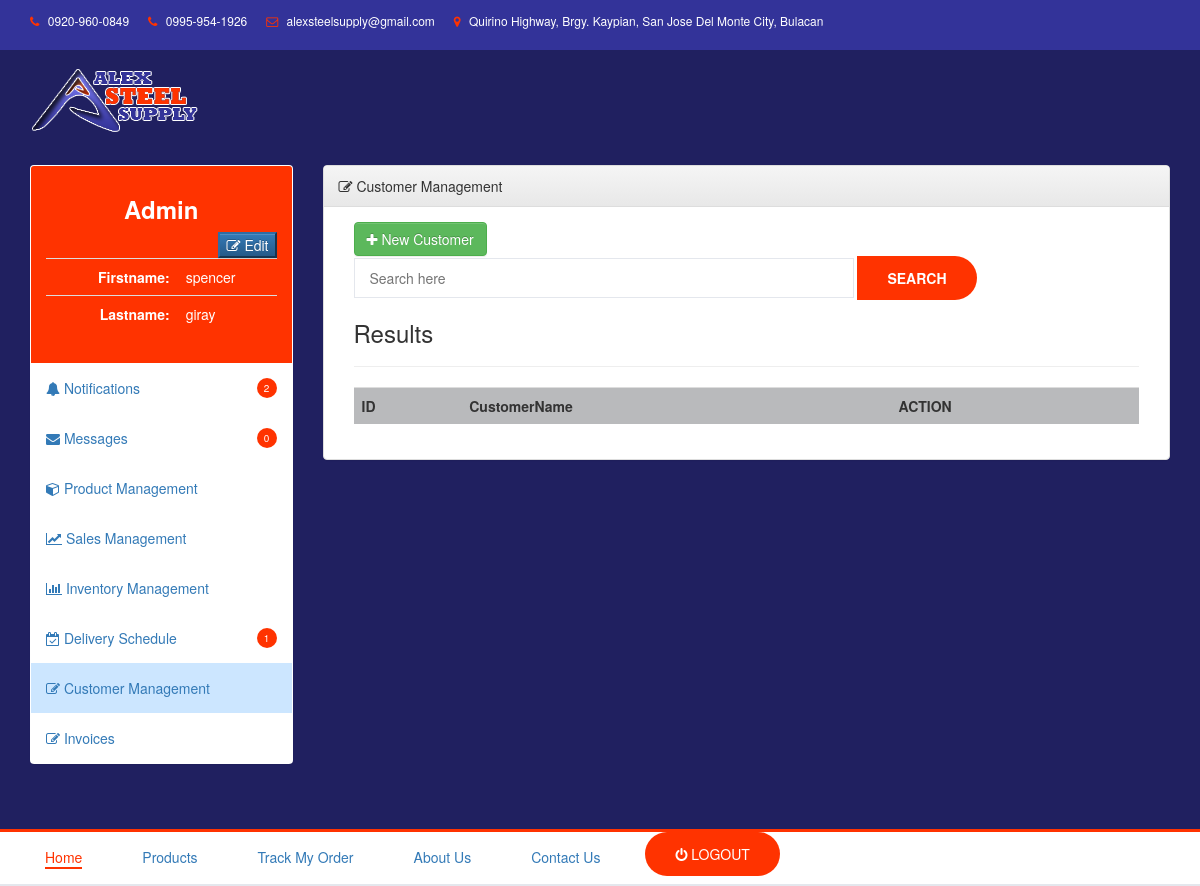
Page /admincustomer.php (signed in) on the earlier database version.
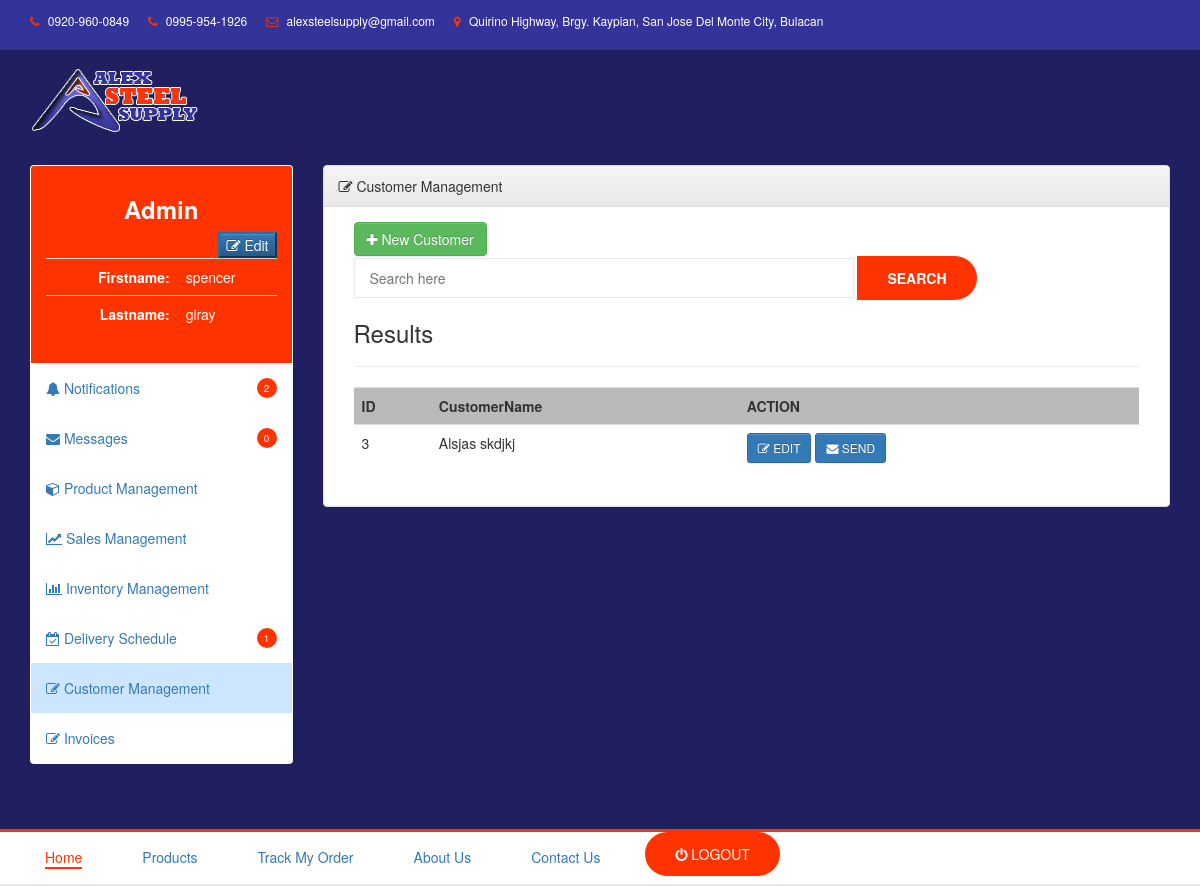
Same page on the later database version.
### tables this page shows
CREATE TABLE `myaccounttbl` (
  `accountid` int(10) NOT NULL,
  `usertype` varchar(20) NOT NULL,
  `myaccountID` varchar(50) NOT NULL,
  `firstname` varchar(100) NOT NULL,
  `lastname` varchar(100) NOT NULL,
  `company` varchar(100) NOT NULL,
  `tin` varchar(100) NOT NULL,
  `gender` varchar(5) NOT NULL,
  `image` varchar(150) NOT NULL,
  `houseno` varchar(100) NOT NULL,
  `barangay` varchar(100) NOT NULL,
  `municipal` varchar(100) NOT NULL,
  `province` varchar(100) NOT NULL,
  `zipcode` varchar(10) NOT NULL,
  `mobileno` varchar(20) NOT NULL,
  `email` varchar(100) NOT NULL,
  `username` varchar(100) NOT NULL,
  `password` varchar(100) NOT NULL
);

### admincustomer.php (the view, shortened to what the rows shown need)
<?php
include('function2.php');
     $userprofile=$_SESSION['user_name'];
     if($userprofile==true){
         $query="SELECT * FROM `myaccounttbl` WHERE username='$userprofile' ";
         $data=mysqli_query($con, $query);
         $result=mysqli_fetch_assoc($data);
     }
     @$search=$_GET['searchdata'];
     $userquery="SELECT * FROM `myaccounttbl` where `usertype`='user' ORDER BY `firstname` ";
     $userdata=mysqli_query($con, $userquery);
      $userquery2="SELECT * FROM `myaccounttbl` where lastname='$search' OR firstname='$search' OR `usertype`='user' ORDER BY `firstname` ";
       $userdata2=mysqli_query($con, $userquery2);
?>
<!DOCTYPE html>
<html lang="en">
    <head>
        <link type="text/css" rel="stylesheet" href="css/bootstrap.min.css"/>
        <link type="text/css" rel="stylesheet" href="bootstrap-3.3.7-dist/css/bootstrap.css"/>
        <link type="text/css" rel="stylesheet" href="css/slick.css"/>
        <link type="text/css" rel="stylesheet" href="css/slick-theme.css"/>
        <link type="text/css" rel="stylesheet" href="css/nouislider.min.css"/>
        <link rel="stylesheet" href="css/font-awesome.min.css">
        <link type="text/css" rel="stylesheet" href="css/style.css"/>
        <link rel="stylesheet" href="assets/bootstrap/css/bootstrap.min.css">
        <link rel="stylesheet" href="assets/fonts/font-awesome.min.css">
        <link rel="stylesheet" href="assets/css/styles.css">
        <link rel="stylesheet" href="assets/css/Pretty-Header.css">
        <link rel="stylesheet" href="assets/css/cool-link.css">
        <link rel="stylesheet" href="assets/css/slideInDown.css">
        <link rel="stylesheet" href="assets/css/slideInLeft.css">
        <link rel="stylesheet" href="assets/css/slideInRight.css">
        <link rel="stylesheet" href="assets/css/Pretty-Footer.css">
        <link rel="stylesheet" href="assets/css/Google-Style-Login.css">
        <link rel="stylesheet" href="assets/css/Google-Style-Login-1.css">
        <link rel="stylesheet" href="../../maxcdn.bootstrapcdn.com/bootstrap/3.3.6/css/bootstrap.min.css">
        <link rel="stylesheet" href="https://maxcdn.bootstrapcdn.com/bootstrap/3.4.1/css/bootstrap.min.css">
    </head>
    <body>
        <header>
            <div id="header">
                <div class="container">
                    <div class="row">
                <div class="col-md-12">
                <div class="row">
                    <div class="section">
                        <div class="container">
                            <div class="row">
                                 <div id="myaccount-section" class="col-md-3">
                                     <div class="panel">
                                           <div class="panel-heading" style="background-color: #ff3300; color: #fff;"><h3><center><b>  Admin </b> </center> </h3>
                                                        <table class="table table-responsive ">
                                                            <tr>
                                                                <th style="text-align: right;">Firstname: </th>
                                                                <td><?php echo $result['firstname']; ?></td>
                                                            </tr style="text-align: right;">
                                                            <tr>
                                                                <th style="text-align: right;">Lastname: </th>
                                                                <td><?php echo $result['lastname']; ?></td>
                                                            </tr>
                                                        </table>
                                           </div>
                                            </div>
                                        </div>
                                         <div class="col-md-9">
                                        <div class="panel panel-default">
                                            <div class="panel-body">
                                                <div class="col-md-12">
                                                    <br>
                                                    <table class="table table-responsive table-hover">
                                                       <tr style="background-color: #B9BABC ">
                                                         <th style="text-align: left;">ID</th>
                                                         <th style="text-align: left;">CustomerName</th>
                                                         <th style="text-align: left;">ACTION</th>
                                                       </tr>
                                                       <?php
                                                       if(isset($_GET['searchdata'])){
                                                        while ($userresult2=mysqli_fetch_assoc($userdata2)) {
                                                       ?>
                                                       <tr>
                                                         <td> <?php echo $userresult2['accountid'] ?> </td>
                                                         <td> <?php echo $userresult2['firstname'] ."  " .$userresult2['lastname'] ?> </td>
                                                         <td>
                                                            <a href="admincustomeredit.php?id=<?php echo $userresult2['ID'] ?>">
                                                            <button class="btn btn-primary"> <span><i class="fa fa-edit"></i></span> EDIT </button>
                                                            </a>
                                                        </td>
                                                       </tr>
                                                       <?php
                                                                }
                                                           }else {
                                                            while ($userresult=mysqli_fetch_assoc($userdata)) {
                                                        ?>
                                                       <tr>
                                                         <td> <?php echo $userresult['accountid'] ?> </td>
                                                         <td> <?php echo $userresult['firstname'] ."  " .$userresult['lastname'] ?> </td>
                                                         <td>
                                                            <a href="admincustomeredit.php?id=<?php echo $userresult['accountid'] ?>">
                                                            <button class="btn btn-primary btn-sm " > <span><i class="fa fa-edit"></i></span> EDIT </button></a>
                                                           <button class="btn btn-primary btn-sm " data-toggle="modal" data-target="#sendmessage" onclick="sendmsg(<?php echo $userresult['accountid']; ?>)"> <span><i class="fa fa-envelope"></i></span> SEND </button>
                                                        </td>
                                                       </tr>
                                                        <?php
                                                            }
                                                           }
                                                       ?>
                                                    </table>
                                                </div>
                                            </div>
                                        </div>
                                        </div>
                                </div>
                            </div>
                        </div>
                        </div>
                        </div>
                    </div>
                </div>
            </div>
        </header>
    </body>
</html>

Differences in the rows shown:
added myaccounttbl: accountid "3", firstname "Alsjas", lastname "skdjkj"
